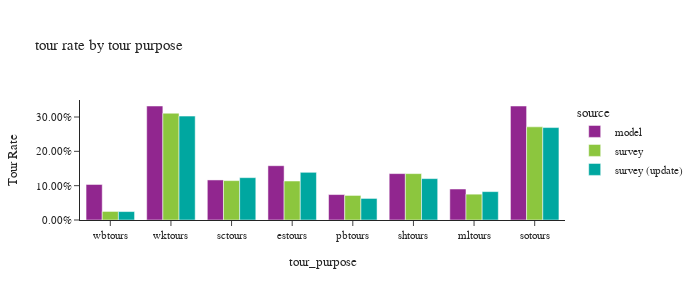

The notebook cell saved with this chart:
### Code cell
fig = px.bar(tour_rate, x="tour_purpose", y='tour rate', color="source",
             barmode="group",hover_data=['sample count'],
             title='tour rate by tour purpose')
fig.update_layout(height=300, width=700, font=dict(size=11),
                  yaxis=dict(tickformat=".2%",title='Tour Rate'))
fig.show()

### Figure 1 — Plotly figure (JSON) as saved in the notebook; plotly's stock layout.template omitted (floating-point values rounded to 4 significant figures)
{"data": [{"alignmentgroup": "True", "customdata": [[450833], [1446517], [508123], [688855], [322897], [588805], [393053], [1446129]], "hovertemplate": "source=model<br>tour_purpose=%{x}<br>tour rate=%{y}<br>sample count=%{customdata[0]}<extra></extra>", "legendgroup": "model", "marker": {"color": "#91268F", "pattern": {"shape": ""}}, "name": "model", "offsetgroup": "model", "orientation": "v", "showlegend": true, "textposition": "auto", "type": "bar", "x": ["wbtours", "wktours", "sctours", "estours", "pbtours", "shtours", "mltours", "sotours"], "xaxis": "x", "y": [0.1035, 0.3321, 0.1166, 0.1581, 0.07413, 0.1352, 0.09023, 0.332], "yaxis": "y"}, {"alignmentgroup": "True", "customdata": [[275], [2658], [655], [779], [859], [1504], [918], [3184]], "hovertemplate": "source=survey<br>tour_purpose=%{x}<br>tour rate=%{y}<br>sample count=%{customdata[0]}<extra></extra>", "legendgroup": "survey", "marker": {"color": "#8CC63E", "pattern": {"shape": ""}}, "name": "survey", "offsetgroup": "survey", "orientation": "v", "showlegend": true, "textposition": "auto", "type": "bar", "x": ["wbtours", "wktours", "sctours", "estours", "pbtours", "shtours", "mltours", "sotours"], "xaxis": "x", "y": [0.02497, 0.3111, 0.1147, 0.1135, 0.07156, 0.1351, 0.07528, 0.2714], "yaxis": "y"}, {"alignmentgroup": "True", "customdata": [[255], [2549], [652], [885], [753], [1403], [875], [3001]], "hovertemplate": "source=survey (update)<br>tour_purpose=%{x}<br>tour rate=%{y}<br>sample count=%{customdata[0]}<extra></extra>", "legendgroup": "survey (update)", "marker": {"color": "#00A7A0", "pattern": {"shape": ""}}, "name": "survey (update)", "offsetgroup": "survey (update)", "orientation": "v", "showlegend": true, "textposition": "auto", "type": "bar", "x": ["wbtours", "wktours", "sctours", "estours", "pbtours", "shtours", "mltours", "sotours"], "xaxis": "x", "y": [0.02456, 0.3027, 0.1234, 0.1389, 0.06283, 0.1206, 0.08267, 0.2693], "yaxis": "y"}], "layout": {"barmode": "group", "font": {"size": 11}, "height": 300, "legend": {"title": {"text": "source"}, "tracegroupgap": 0}, "title": {"text": "tour rate by tour purpose"}, "width": 700, "xaxis": {"anchor": "y", "domain": [0, 1], "title": {"text": "tour_purpose"}}, "yaxis": {"anchor": "x", "domain": [0, 1], "tickformat": ".2%", "title": {"text": "Tour Rate"}}}}
